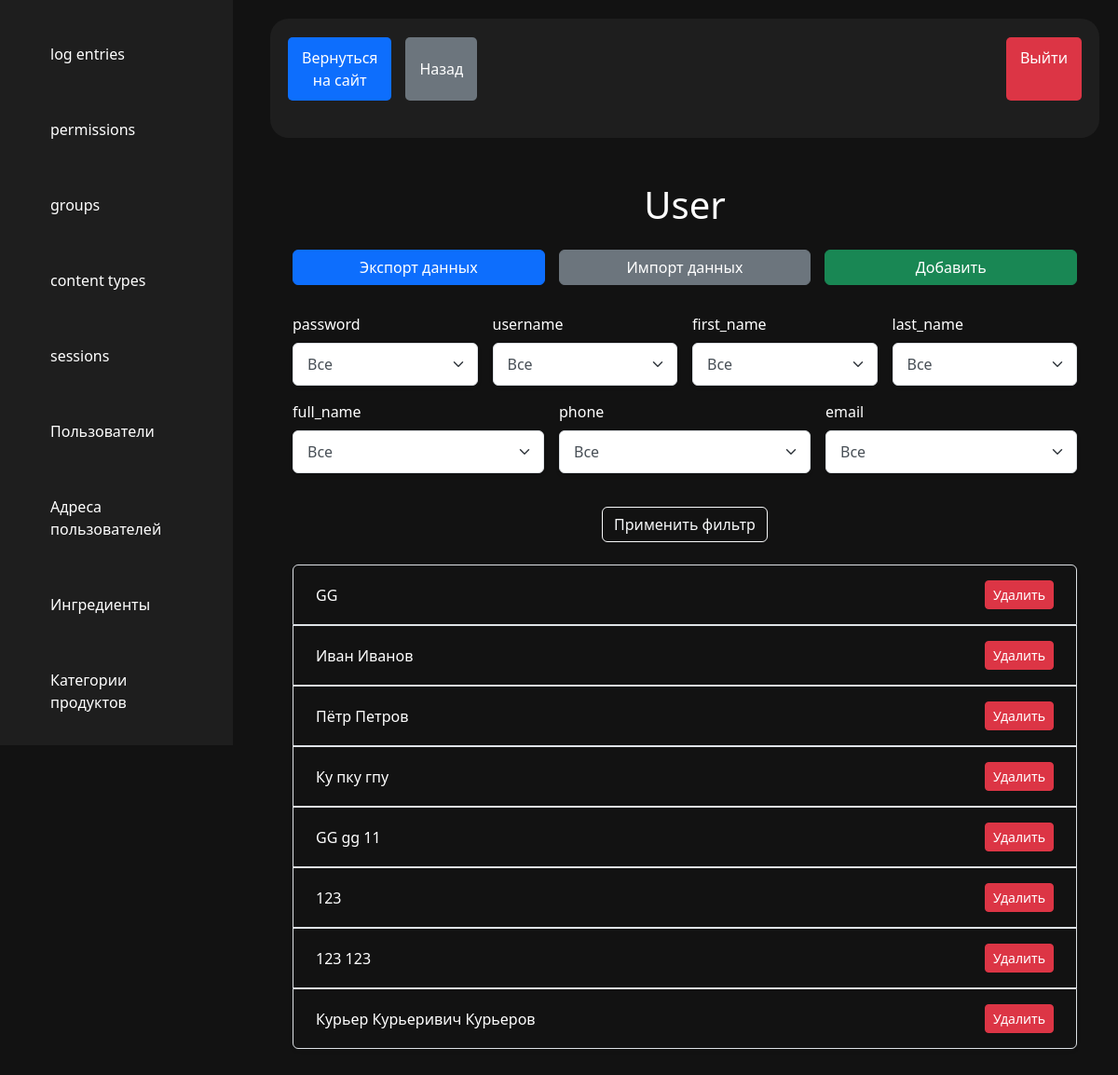
Screenshot of /request/model/User/ (signed in) with the database file from the repository.
### main/models.py (models this page shows, shortened)
class User(AbstractUser):
    full_name = models.CharField(max_length=255)
    phone = models.CharField(max_length=20, unique=True, blank=True, null=True)
    email = models.EmailField(unique=True)
    is_courier = models.BooleanField(default=False)
    groups = models.ManyToManyField(
        "auth.Group",
        related_name="custom_user_groups",
        blank=True
    )
    user_permissions = models.ManyToManyField(
        "auth.Permission",
        related_name="custom_user_permissions",
        blank=True
    )
    class Meta:
        verbose_name = "Пользователь"
        verbose_name_plural = "Пользователи"
        ordering = ["date_joined"]
    def __str__(self):
        return self.full_name

### adminpanel/decorators.py (the view)
    def wrapper(request, *args, **kwargs):
        if not request.user.is_superuser:
            raise PermissionDenied
        return view_func(request, *args, **kwargs)

### adminpanel/views.py (called while the page is built)
def get_models_list():
    return [
        {
            'name': model._meta.object_name,
            'verbose_name_plural': model._meta.verbose_name_plural
        }
        for model in apps.get_models()
    ]

### main/context_processors.py (called while the page is built)
def cart_items_count(request):
    cart = Cart(request)
    return {'cart_items_count': len(cart.cart)}

### adminpanel/templates/admin_panel/model_list.html (shortened to what this page needs)
{% extends 'admin_panel/dashboard.html' %}
{% load static %}
{% block link %}
    <link href="{% static 'admin_panel/css/model_list.css' %}" rel="stylesheet">
{% endblock %}
{% block content %}
    <div class="container mt-5">
        <div class="header text-center">
            <h1 class="mb-4">{{ model_name }}</h1>
        </div>
        <div class="buttons-container">
            <a href="{% url 'export_data' model_name=model_name %}" class="btn btn-primary">Экспорт данных</a>
            <a href="{% url 'import_data' model_name=model_name %}" class="btn btn-secondary">Импорт данных</a>
            <a href="{% url 'model_edit_view' model_name=model_name %}" class="btn btn-success">Добавить</a>
        </div>
        <form method="get" class="filter-container mb-4">
            <div class="d-flex flex-wrap gap-3">
                {% for field_name, options in filter_options.items %}
                    <div class="form-group">
                        <label for="{{ field_name }}" class="form-label">{{ field_name }}</label>
                        <select name="{{ field_name }}" id="{{ field_name }}" class="form-select">
                            <option value="">Все</option>
                        </select>
                    </div>
                {% endfor %}
            </div>
            <div class="container d-flex justify-content-center mt-3">
                <button type="submit" class="btn btn-outline-light">Применить фильтр</button>
            </div>
        </form>
        <div class="list-group mb-5 shadow-sm rounded">
            {% for obj in objects %}
                <div class="list-group-item d-flex justify-content-between align-items-center bgg border-1 py-3 px-4">
                    <a href="{% url 'model_edit_view' model_name=model_name object_id=obj.id %}" class="text-decoration-none text-white w-100">
                        {{ obj }}
                    </a>
                    <button class="btn btn-danger btn-sm ms-3 delete-btn"
                            data-bs-toggle="modal"
                            data-bs-target="#deleteModal"
                            data-object-name="{{ obj }}"
                            data-delete-url="{% url 'model_delete_view' model_name=model_name object_id=obj.id %}">
                        Удалить
                    </button>
                </div>
            {% endfor %}
        </div>
    </div>
{% endblock %}

### adminpanel/static/admin_panel/css/index.css (style rules this page uses)
body { display: flex; min-height: 100vh; background-color: #121212; color: white; }

### adminpanel/static/admin_panel/css/select.css (style rules this page uses)
.form-select { padding: 10px 15px; font-size: 16px; color: #495057; box-shadow: 0 2px 4px rgba(0, 0, 0, 0.1); background-color: #ffffff; }
.form-select option:checked { background-color: #343a40; color: #ffffff; }

### adminpanel/static/admin_panel/css/model_list.css (style rules this page uses)
.filter-container { display: flex; flex-wrap: wrap; gap: 10px; justify-content: flex-start; }
.filter-container .form-group { flex: 1 1 20%; min-width: 180px; }
.filter-container button { margin-top: 10px; }
.buttons-container { display: flex; gap: 15px; margin-bottom: 30px; }
.buttons-container .btn { flex: 1; text-align: center; transition: all 0.3s ease; }
.list-group { --bs-list-group-bg:: #2a2a2a; color: white; }
.list-group-item a { display: block; color: inherit; text-decoration: none; position: relative; }

### rows the page displays
User: full_name "GG"
User: full_name "Иван Иванов"
User: full_name "Пётр Петров"
User: full_name "Ку пку гпу"
User: full_name "GG gg 11"
User: full_name "123"
User: full_name "123 123"
User: full_name "Курьер Курьеривич Курьеров"

### other values shown
{{ model.verbose_name_plural }} "log entries" "permissions" "groups" "content types" "sessions" "Пользователи" "Адреса пользователей" "Ингредиенты" "Категории продуктов"
{{ model_name }} "User"
{{ field_name }} "password" "username" "first_name" "last_name" "full_name" "phone" "email"
